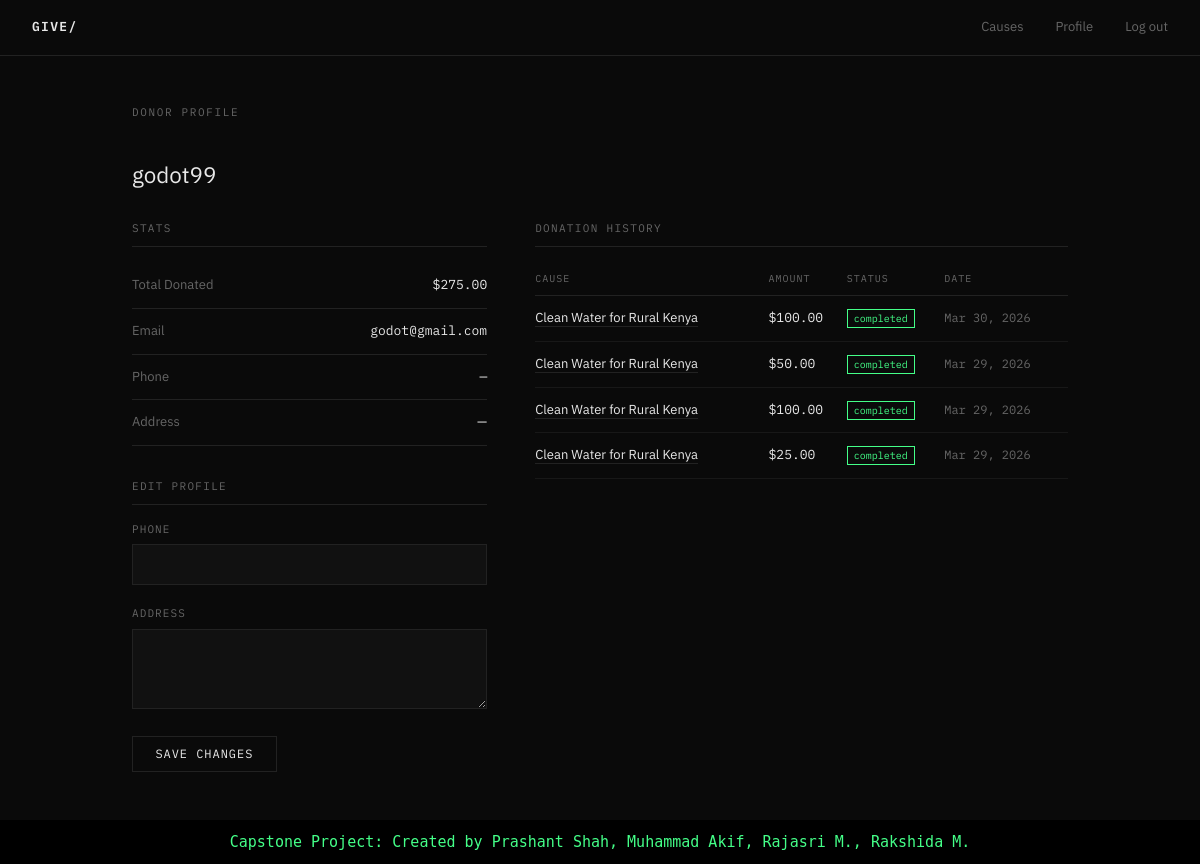
Screenshot of /profile/ (signed in) with the database file from the repository.
### core/models.py (models this page shows, shortened)
class DonorProfile(models.Model):
    user = models.OneToOneField(User, on_delete=models.CASCADE)
    phone = models.CharField(max_length=20, blank=True)
    address = models.TextField(blank=True)
    total_donated = models.DecimalField(max_digits=10, decimal_places=2, default=0)

class Donation(models.Model):
    STATUS_CHOICES = [
        ('pending', 'Pending'),
        ('completed', 'Completed'),
        ('failed', 'Failed'),
    ]
    donor = models.ForeignKey(User, on_delete=models.CASCADE)
    cause = models.ForeignKey(Cause, on_delete=models.CASCADE)
    amount = models.DecimalField(max_digits=10, decimal_places=2)
    status = models.CharField(max_length=20, choices=STATUS_CHOICES, default='pending')
    transaction_id = models.CharField(max_length=100, unique=True)
    donated_at = models.DateTimeField(auto_now_add=True)
    message = models.TextField(blank=True)

class Cause(models.Model):
    title = models.CharField(max_length=200)
    description = models.TextField()
    goal_amount = models.DecimalField(max_digits=10, decimal_places=2)
    raised_amount = models.DecimalField(max_digits=10, decimal_places=2, default=0)
    image_url = models.URLField(blank=True)
    created_at = models.DateTimeField(auto_now_add=True)
    is_active = models.BooleanField(default=True)

### core/views.py (the view)
# urls.py: path('profile/', views.profile, name='profile'),
@login_required
def profile(request):
    profile, _ = DonorProfile.objects.get_or_create(user=request.user)
    donations = Donation.objects.filter(donor=request.user).order_by('-donated_at')
    if request.method == 'POST':
        profile.phone = request.POST.get('phone', '')
        profile.address = request.POST.get('address', '')
        profile.save()
        messages.success(request, 'Profile updated.')
        return redirect('profile')
    return render(request, 'core/profile.html', {'profile': profile, 'donations': donations})

### templates/core/profile.html (shortened to what this page needs)
{% extends 'core/base.html' %}
{% block content %}
<p class="page-title">Donor Profile</p>
<h1 style="font-size: 1.4rem; font-weight: 400; margin-bottom: 2rem;">{{ user.username }}</h1>
<div class="profile-grid">
  <div>
    <p class="section-label">Stats</p>
    <div class="profile-stat-row">
      <span class="label">Total Donated</span>
      <span class="val">${{ profile.total_donated|floatformat:2 }}</span>
    </div>
    <div class="profile-stat-row">
      <span class="label">Email</span>
      <span class="val">{{ user.email|default:"—" }}</span>
    </div>
    <div class="profile-stat-row">
      <span class="label">Phone</span>
      <span class="val">{{ profile.phone|default:"—" }}</span>
    </div>
    <div class="profile-stat-row">
      <span class="label">Address</span>
      <span class="val" style="font-family: inherit;">{{ profile.address|default:"—" }}</span>
    </div>
    <div style="margin-top: 2rem;">
      <p class="section-label">Edit Profile</p>
      <form method="POST" class="form-block">
        <div class="field">
          <label>Phone</label>
          <input type="text" name="phone" value="{{ profile.phone }}">
        </div>
        <div class="field">
          <label>Address</label>
          <textarea name="address">{{ profile.address }}</textarea>
        </div>
        <button type="submit" class="btn">Save Changes</button>
      </form>
    </div>
  </div>
  <div>
    <p class="section-label">Donation History</p>
    {% if donations %}
    <table>
      <thead>
        <tr>
          <th>Cause</th>
          <th>Amount</th>
          <th>Status</th>
          <th>Date</th>
        </tr>
      </thead>
      <tbody>
        {% for d in donations %}
        <tr>
          <td><a href="/cause/{{ d.cause.pk }}/">{{ d.cause.title }}</a></td>
          <td style="font-family: 'IBM Plex Mono', monospace;">${{ d.amount }}</td>
          <td><span class="status-pill status-{{ d.status }}">{{ d.status }}</span></td>
          <td style="color: var(--muted); font-size: 12px; font-family: 'IBM Plex Mono', monospace;">{{ d.donated_at|date:"M d, Y" }}</td>
        </tr>
        {% endfor %}
      </tbody>
    </table>
    {% else %}
      <p style="color: var(--muted); font-size: 13px;">No donations yet. <a href="/">Browse causes</a>.</p>
    {% endif %}
  </div>
</div>
{% endblock %}

### templates/core/base.html (shortened to what this page needs)
<!DOCTYPE html>
<html lang="en">
<head>
  {% load static %}
  <link rel="stylesheet" href="{% static 'css/style.css' %}">
</head>
<body>
<nav>
  <a href="/" class="nav-brand">Give/</a>
  <div class="nav-links">
    <a href="/">Causes</a>
    {% if user.is_authenticated %}
      <a href="/profile/">Profile</a>
      <a href="/logout/">Log out</a>
    {% else %}
      <a href="/login/">Log in</a>
      <a href="/register/">Register</a>
    {% endif %}
  </div>
</nav>
<div class="container">
  {% block content %}{% endblock %}
</div>
<div class="bottom_container">
  <p>Capstone Project: Created by Prashant Shah, Muhammad Akif, Rajasri M., Rakshida M.</p>
</div>
</body>
</html>

### static/css/style.css (style rules this page uses)
*, *::before, *::after { box-sizing: border-box; margin: 0; padding: 0; }
:root { --bg: #0a0a0a; --surface: #111111; --border: #222222; --text: #e8e8e8; --muted: #666666; --accent: #ffffff; --danger: #ff4444; --success: #44ff88; }
body { background: var(--bg); color: var(--text); font-family: 'IBM Plex Sans', sans-serif; font-size: 15px; line-height: 1.6; min-height: 100vh; }
a { color: var(--text); text-decoration: none; border-bottom: 1px solid var(--border); transition: border-color 0.2s; }
nav { border-bottom: 1px solid var(--border); padding: 0 2rem; display: flex; align-items: center; justify-content: space-between; height: 56px; position: sticky; top: 0; background: var(--bg); z-index: 10; }
.nav-brand { font-family: 'IBM Plex Mono', monospace; font-size: 13px; font-weight: 600; letter-spacing: 0.1em; text-transform: uppercase; border: none; }
.nav-links { display: flex; gap: 2rem; align-items: center; }
.nav-links a { font-size: 13px; border: none; color: var(--muted); transition: color 0.2s; }
.container { max-width: 1000px; margin: 0 auto; padding: 3rem 2rem; }
.page-title { font-family: 'IBM Plex Mono', monospace; font-size: 11px; letter-spacing: 0.15em; text-transform: uppercase; color: var(--muted); margin-bottom: 2.5rem; }
h1 { font-size: 2rem; font-weight: 300; margin-bottom: 0.5rem; line-height: 1.2; }
.btn { display: inline-block; padding: 0.6rem 1.4rem; font-size: 12px; font-family: 'IBM Plex Mono', monospace; letter-spacing: 0.08em; text-transform: uppercase; border: 1px solid var(--border); background: transparent; color: var(--text); cursor: pointer; transition: background 0.15s, border-color 0.15s; text-decoration: none; }
.form-block { max-width: 480px; }
.field { margin-bottom: 1.25rem; }
.field label { display: block; font-size: 11px; letter-spacing: 0.1em; text-transform: uppercase; color: var(--muted); margin-bottom: 6px; font-family: 'IBM Plex Mono', monospace; }
.field input, .field textarea, .field select { width: 100%; background: var(--surface); border: 1px solid var(--border); color: var(--text); padding: 0.65rem 0.8rem; font-size: 14px; font-family: 'IBM Plex Sans', sans-serif; outline: none; transition: border-color 0.2s; }
.field textarea { min-height: 80px; resize: vertical; }
.section-label { font-size: 11px; letter-spacing: 0.12em; text-transform: uppercase; color: var(--muted); font-family: 'IBM Plex Mono', monospace; margin-bottom: 1rem; padding-bottom: 0.5rem; border-bottom: 1px solid var(--border); }
table { width: 100%; border-collapse: collapse; font-size: 13px; }
th { text-align: left; padding: 0.5rem 0; font-size: 10px; letter-spacing: 0.1em; text-transform: uppercase; color: var(--muted); font-family: 'IBM Plex Mono', monospace; border-bottom: 1px solid var(--border); font-weight: 400; }
td { padding: 0.75rem 0; border-bottom: 1px solid #181818; vertical-align: top; }
.status-pill { font-size: 10px; font-family: 'IBM Plex Mono', monospace; padding: 2px 6px; border: 1px solid; }
.status-completed { border-color: var(--success); color: var(--success); }
.profile-grid { display: grid; grid-template-columns: 1fr 1.5fr; gap: 3rem; }
.profile-stat-row { display: flex; justify-content: space-between; padding: 0.75rem 0; border-bottom: 1px solid var(--border); font-size: 13px; }
.profile-stat-row .label { color: var(--muted); }
.profile-stat-row .val { font-family: 'IBM Plex Mono', monospace; }
.bottom_container { font-size: 15px; font-family: 'monospace'; bottom: 0; text-align: center; color: #44ff88; background-color: black; padding: 10px; }

### rows the page displays
DonorProfile: total_donated "275.00", phone "—", address "—"
Donation: cause "Clean Water for Rural Kenya", amount "100.00", status "completed", donated_at "Mar 30, 2026"
Donation: cause "Clean Water for Rural Kenya", amount "50.00", status "completed", donated_at "Mar 29, 2026"
Donation: cause "Clean Water for Rural Kenya", amount "100.00", status "completed", donated_at "Mar 29, 2026"
Donation: cause "Clean Water for Rural Kenya", amount "25.00", status "completed", donated_at "Mar 29, 2026"

### other values shown
{{ user.username }} "godot99"
{{ user.email|default:"—" }} "godot@gmail.com"
